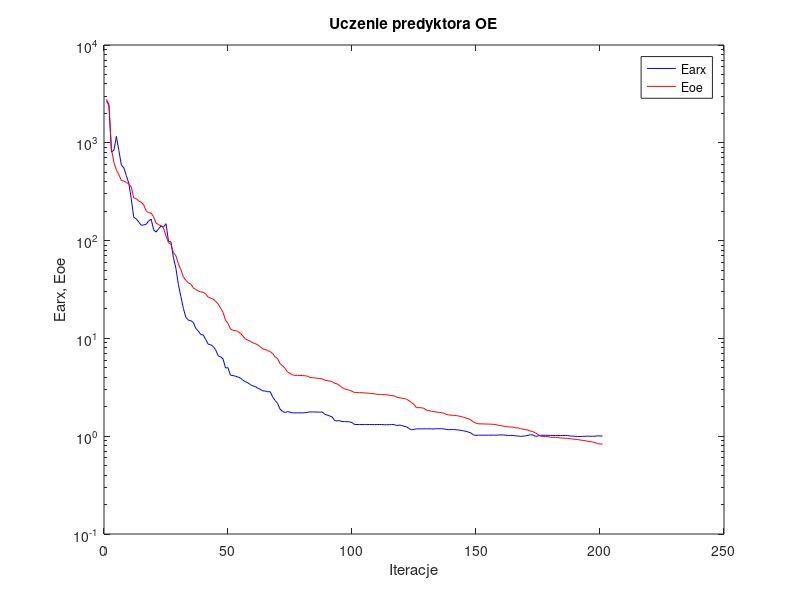
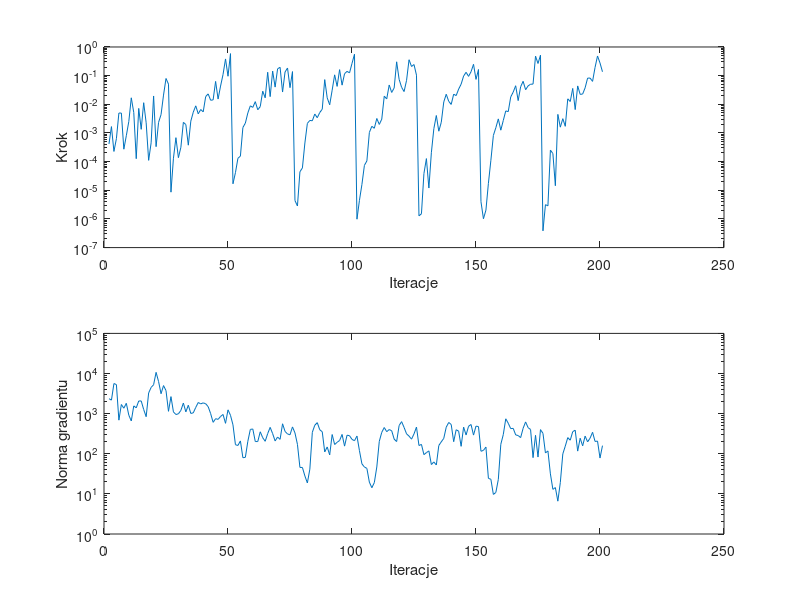

The MATLAB source for these figures, in order:
%uczenie predyktora oe
clear all;
n=0; farx(n+1)=2.695397e+003; foe(n+1)=2.777717e+003; wspucz(n+1)=0.000000e+000; ng(n+1)=0.000000e+000;
%odnowa zmiennej metryki
n=1; farx(n+1)=2.388483e+003; foe(n+1)=2.474896e+003; krok(n+1)=4.129769e-004; ng(n+1)=2.359305e+003;
n=2; farx(n+1)=8.036363e+002; foe(n+1)=8.597452e+002; krok(n+1)=1.667309e-003; ng(n+1)=2.173828e+003;
n=3; farx(n+1)=8.417080e+002; foe(n+1)=6.305896e+002; krok(n+1)=2.266194e-004; ng(n+1)=5.621855e+003;
n=4; farx(n+1)=1.164211e+003; foe(n+1)=5.249380e+002; krok(n+1)=6.328553e-004; ng(n+1)=5.294440e+003;
n=5; farx(n+1)=8.310778e+002; foe(n+1)=4.734094e+002; krok(n+1)=4.949772e-003; ng(n+1)=6.880193e+002;
n=6; farx(n+1)=5.922433e+002; foe(n+1)=4.111860e+002; krok(n+1)=4.944619e-003; ng(n+1)=1.689279e+003;
n=7; farx(n+1)=5.550681e+002; foe(n+1)=4.065333e+002; krok(n+1)=2.714211e-004; ng(n+1)=1.365840e+003;
n=8; farx(n+1)=4.617497e+002; foe(n+1)=3.926789e+002; krok(n+1)=8.031637e-004; ng(n+1)=1.808751e+003;
n=9; farx(n+1)=3.862834e+002; foe(n+1)=3.810399e+002; krok(n+1)=2.513970e-003; ng(n+1)=9.174207e+002;
n=10; farx(n+1)=2.662546e+002; foe(n+1)=3.521188e+002; krok(n+1)=1.684825e-002; ng(n+1)=6.570589e+002;
n=11; farx(n+1)=1.730403e+002; foe(n+1)=2.725326e+002; krok(n+1)=5.173682e-003; ng(n+1)=1.560138e+003;
n=12; farx(n+1)=1.670258e+002; foe(n+1)=2.693585e+002; krok(n+1)=1.266921e-004; ng(n+1)=1.392624e+003;
n=13; farx(n+1)=1.554072e+002; foe(n+1)=2.535656e+002; krok(n+1)=7.191676e-003; ng(n+1)=2.064992e+003;
n=14; farx(n+1)=1.434773e+002; foe(n+1)=2.471992e+002; krok(n+1)=1.339301e-003; ng(n+1)=2.071625e+003;
n=15; farx(n+1)=1.445870e+002; foe(n+1)=2.318889e+002; krok(n+1)=1.136199e-002; ng(n+1)=1.267369e+003;
n=16; farx(n+1)=1.470487e+002; foe(n+1)=2.012459e+002; krok(n+1)=2.260446e-003; ng(n+1)=8.393117e+002;
n=17; farx(n+1)=1.588461e+002; foe(n+1)=1.929316e+002; krok(n+1)=1.107642e-004; ng(n+1)=3.275110e+003;
n=18; farx(n+1)=1.659664e+002; foe(n+1)=1.916610e+002; krok(n+1)=4.532388e-004; ng(n+1)=4.506946e+003;
n=19; farx(n+1)=1.290671e+002; foe(n+1)=1.754032e+002; krok(n+1)=1.952078e-002; ng(n+1)=5.254025e+003;
n=20; farx(n+1)=1.223637e+002; foe(n+1)=1.508173e+002; krok(n+1)=3.325065e-004; ng(n+1)=1.069683e+004;
n=21; farx(n+1)=1.319184e+002; foe(n+1)=1.457968e+002; krok(n+1)=2.337021e-003; ng(n+1)=6.323556e+003;
n=22; farx(n+1)=1.413998e+002; foe(n+1)=1.419713e+002; krok(n+1)=4.372259e-003; ng(n+1)=3.137903e+003;
n=23; farx(n+1)=1.376102e+002; foe(n+1)=1.346337e+002; krok(n+1)=2.097129e-002; ng(n+1)=5.003223e+003;
n=24; farx(n+1)=1.489662e+002; foe(n+1)=1.115273e+002; krok(n+1)=7.959957e-002; ng(n+1)=3.751198e+003;
n=25; farx(n+1)=9.835058e+001; foe(n+1)=9.534842e+001; krok(n+1)=5.059367e-002; ng(n+1)=1.142739e+003;
%odnowa zmiennej metryki
n=26; farx(n+1)=9.685960e+001; foe(n+1)=9.114702e+001; krok(n+1)=8.600086e-006; ng(n+1)=2.656344e+003;
n=27; farx(n+1)=6.685638e+001; foe(n+1)=7.530383e+001; krok(n+1)=1.316664e-004; ng(n+1)=1.103426e+003;
n=28; farx(n+1)=5.190640e+001; foe(n+1)=6.988753e+001; krok(n+1)=6.847610e-004; ng(n+1)=9.517022e+002;
n=29; farx(n+1)=3.544430e+001; foe(n+1)=5.775243e+001; krok(n+1)=1.374196e-004; ng(n+1)=9.896577e+002;
n=30; farx(n+1)=2.677341e+001; foe(n+1)=5.041480e+001; krok(n+1)=3.163070e-004; ng(n+1)=1.206282e+003;
n=31; farx(n+1)=2.025255e+001; foe(n+1)=4.258856e+001; krok(n+1)=2.344633e-003; ng(n+1)=1.838088e+003;
n=32; farx(n+1)=1.647071e+001; foe(n+1)=3.925841e+001; krok(n+1)=1.965086e-003; ng(n+1)=1.105882e+003;
n=33; farx(n+1)=1.536541e+001; foe(n+1)=3.694152e+001; krok(n+1)=3.748417e-004; ng(n+1)=1.621734e+003;
n=34; farx(n+1)=1.517013e+001; foe(n+1)=3.583778e+001; krok(n+1)=2.581388e-003; ng(n+1)=1.011449e+003;
n=35; farx(n+1)=1.460675e+001; foe(n+1)=3.284882e+001; krok(n+1)=5.320104e-003; ng(n+1)=1.046351e+003;
n=36; farx(n+1)=1.267118e+001; foe(n+1)=3.159653e+001; krok(n+1)=8.839546e-003; ng(n+1)=1.431973e+003;
n=37; farx(n+1)=1.192182e+001; foe(n+1)=3.060300e+001; krok(n+1)=4.653602e-003; ng(n+1)=1.894247e+003;
n=38; farx(n+1)=1.096924e+001; foe(n+1)=2.982362e+001; krok(n+1)=6.572826e-003; ng(n+1)=1.752229e+003;
n=39; farx(n+1)=1.085789e+001; foe(n+1)=2.967647e+001; krok(n+1)=5.445782e-003; ng(n+1)=1.854660e+003;
n=40; farx(n+1)=9.757855e+000; foe(n+1)=2.846506e+001; krok(n+1)=1.861441e-002; ng(n+1)=1.764932e+003;
n=41; farx(n+1)=8.741937e+000; foe(n+1)=2.644290e+001; krok(n+1)=2.307159e-002; ng(n+1)=1.493868e+003;
n=42; farx(n+1)=8.612703e+000; foe(n+1)=2.581301e+001; krok(n+1)=1.384117e-002; ng(n+1)=1.000657e+003;
n=43; farx(n+1)=8.284154e+000; foe(n+1)=2.527696e+001; krok(n+1)=1.427439e-002; ng(n+1)=6.071968e+002;
n=44; farx(n+1)=7.650666e+000; foe(n+1)=2.389691e+001; krok(n+1)=6.287977e-002; ng(n+1)=7.483271e+002;
n=45; farx(n+1)=6.656877e+000; foe(n+1)=2.253794e+001; krok(n+1)=1.525498e-002; ng(n+1)=7.201659e+002;
n=46; farx(n+1)=6.480027e+000; foe(n+1)=2.032783e+001; krok(n+1)=4.331299e-002; ng(n+1)=8.498316e+002;
n=47; farx(n+1)=6.166688e+000; foe(n+1)=1.849204e+001; krok(n+1)=1.101559e-001; ng(n+1)=9.537007e+002;
n=48; farx(n+1)=4.982358e+000; foe(n+1)=1.532782e+001; krok(n+1)=3.828290e-001; ng(n+1)=5.735861e+002;
n=49; farx(n+1)=5.021788e+000; foe(n+1)=1.422797e+001; krok(n+1)=9.538763e-002; ng(n+1)=1.243858e+003;
n=50; farx(n+1)=4.208879e+000; foe(n+1)=1.247659e+001; krok(n+1)=5.870903e-001; ng(n+1)=9.081761e+002;
%odnowa zmiennej metryki
n=51; farx(n+1)=4.163362e+000; foe(n+1)=1.210605e+001; krok(n+1)=1.684728e-005; ng(n+1)=5.266303e+002;
n=52; farx(n+1)=4.114782e+000; foe(n+1)=1.199565e+001; krok(n+1)=4.120586e-005; ng(n+1)=1.681105e+002;
n=53; farx(n+1)=4.023144e+000; foe(n+1)=1.178692e+001; krok(n+1)=1.307587e-004; ng(n+1)=1.608693e+002;
n=54; farx(n+1)=3.931336e+000; foe(n+1)=1.126089e+001; krok(n+1)=1.554679e-004; ng(n+1)=2.089240e+002;
n=55; farx(n+1)=3.732683e+000; foe(n+1)=1.058937e+001; krok(n+1)=1.548346e-003; ng(n+1)=7.966679e+001;
n=56; farx(n+1)=3.609557e+000; foe(n+1)=9.885110e+000; krok(n+1)=2.209886e-003; ng(n+1)=8.149444e+001;
n=57; farx(n+1)=3.510149e+000; foe(n+1)=9.557417e+000; krok(n+1)=5.000456e-003; ng(n+1)=2.046158e+002;
n=58; farx(n+1)=3.377634e+000; foe(n+1)=9.355486e+000; krok(n+1)=8.839546e-003; ng(n+1)=4.040460e+002;
n=59; farx(n+1)=3.260847e+000; foe(n+1)=9.031875e+000; krok(n+1)=7.805422e-003; ng(n+1)=4.148571e+002;
n=60; farx(n+1)=3.224877e+000; foe(n+1)=8.845060e+000; krok(n+1)=1.238474e-002; ng(n+1)=2.015271e+002;
n=61; farx(n+1)=3.086416e+000; foe(n+1)=8.583291e+000; krok(n+1)=6.446985e-003; ng(n+1)=2.014427e+002;
n=62; farx(n+1)=3.017962e+000; foe(n+1)=8.249319e+000; krok(n+1)=8.309325e-003; ng(n+1)=3.527755e+002;
n=63; farx(n+1)=2.909722e+000; foe(n+1)=7.820257e+000; krok(n+1)=2.876670e-002; ng(n+1)=2.510938e+002;
n=64; farx(n+1)=2.897534e+000; foe(n+1)=7.709755e+000; krok(n+1)=1.685330e-002; ng(n+1)=2.046680e+002;
n=65; farx(n+1)=2.845102e+000; foe(n+1)=7.487458e+000; krok(n+1)=1.312690e-001; ng(n+1)=3.180219e+002;
n=66; farx(n+1)=2.854485e+000; foe(n+1)=7.356183e+000; krok(n+1)=1.853599e-002; ng(n+1)=4.546415e+002;
n=67; farx(n+1)=2.523582e+000; foe(n+1)=6.989971e+000; krok(n+1)=1.440814e-001; ng(n+1)=3.172338e+002;
n=68; farx(n+1)=2.319555e+000; foe(n+1)=6.478398e+000; krok(n+1)=3.982240e-002; ng(n+1)=2.086656e+002;
n=69; farx(n+1)=2.159873e+000; foe(n+1)=6.218746e+000; krok(n+1)=1.732520e-001; ng(n+1)=2.610437e+002;
n=70; farx(n+1)=1.889752e+000; foe(n+1)=5.512819e+000; krok(n+1)=1.952188e-001; ng(n+1)=2.286366e+002;
n=71; farx(n+1)=1.791273e+000; foe(n+1)=5.256689e+000; krok(n+1)=2.679765e-002; ng(n+1)=5.587391e+002;
n=72; farx(n+1)=1.744478e+000; foe(n+1)=4.932828e+000; krok(n+1)=1.338969e-001; ng(n+1)=3.605986e+002;
n=73; farx(n+1)=1.788180e+000; foe(n+1)=4.530811e+000; krok(n+1)=1.845727e-001; ng(n+1)=3.117282e+002;
n=74; farx(n+1)=1.758959e+000; foe(n+1)=4.394026e+000; krok(n+1)=3.809820e-002; ng(n+1)=2.971272e+002;
n=75; farx(n+1)=1.733016e+000; foe(n+1)=4.227567e+000; krok(n+1)=1.387085e-001; ng(n+1)=4.668482e+002;
%odnowa zmiennej metryki
n=76; farx(n+1)=1.732282e+000; foe(n+1)=4.190875e+000; krok(n+1)=4.389010e-006; ng(n+1)=3.309217e+002;
n=77; farx(n+1)=1.732213e+000; foe(n+1)=4.184443e+000; krok(n+1)=2.828453e-006; ng(n+1)=1.713677e+002;
n=78; farx(n+1)=1.732397e+000; foe(n+1)=4.179119e+000; krok(n+1)=4.439098e-005; ng(n+1)=4.559748e+001;
n=79; farx(n+1)=1.734533e+000; foe(n+1)=4.170631e+000; krok(n+1)=6.013826e-005; ng(n+1)=4.553788e+001;
n=80; farx(n+1)=1.736186e+000; foe(n+1)=4.148828e+000; krok(n+1)=4.465626e-004; ng(n+1)=2.801671e+001;
n=81; farx(n+1)=1.749672e+000; foe(n+1)=4.112564e+000; krok(n+1)=2.156159e-003; ng(n+1)=1.873716e+001;
n=82; farx(n+1)=1.772009e+000; foe(n+1)=3.992737e+000; krok(n+1)=2.739044e-003; ng(n+1)=4.129958e+001;
n=83; farx(n+1)=1.771366e+000; foe(n+1)=3.966866e+000; krok(n+1)=2.660052e-003; ng(n+1)=3.426123e+002;
n=84; farx(n+1)=1.768211e+000; foe(n+1)=3.945575e+000; krok(n+1)=4.579955e-003; ng(n+1)=5.150014e+002;
n=85; farx(n+1)=1.766909e+000; foe(n+1)=3.904014e+000; krok(n+1)=3.400118e-003; ng(n+1)=5.960859e+002;
n=86; farx(n+1)=1.760574e+000; foe(n+1)=3.891247e+000; krok(n+1)=5.167850e-003; ng(n+1)=3.960093e+002;
n=87; farx(n+1)=1.768580e+000; foe(n+1)=3.860734e+000; krok(n+1)=6.728198e-003; ng(n+1)=3.537046e+002;
n=88; farx(n+1)=1.677250e+000; foe(n+1)=3.743472e+000; krok(n+1)=7.262643e-002; ng(n+1)=1.109848e+002;
n=89; farx(n+1)=1.645042e+000; foe(n+1)=3.704701e+000; krok(n+1)=1.680696e-002; ng(n+1)=1.477760e+002;
n=90; farx(n+1)=1.608400e+000; foe(n+1)=3.662237e+000; krok(n+1)=9.600724e-003; ng(n+1)=9.363281e+001;
n=91; farx(n+1)=1.575428e+000; foe(n+1)=3.608056e+000; krok(n+1)=3.112854e-002; ng(n+1)=3.014777e+002;
n=92; farx(n+1)=1.442772e+000; foe(n+1)=3.470181e+000; krok(n+1)=1.067078e-001; ng(n+1)=1.699742e+002;
n=93; farx(n+1)=1.435724e+000; foe(n+1)=3.426395e+000; krok(n+1)=4.219480e-002; ng(n+1)=1.929327e+002;
n=94; farx(n+1)=1.441210e+000; foe(n+1)=3.299425e+000; krok(n+1)=1.620110e-001; ng(n+1)=2.143162e+002;
n=95; farx(n+1)=1.411537e+000; foe(n+1)=3.142636e+000; krok(n+1)=4.663036e-002; ng(n+1)=3.029246e+002;
n=96; farx(n+1)=1.410972e+000; foe(n+1)=3.051281e+000; krok(n+1)=1.171506e-001; ng(n+1)=1.550200e+002;
n=97; farx(n+1)=1.406978e+000; foe(n+1)=3.001972e+000; krok(n+1)=1.409038e-001; ng(n+1)=2.903365e+002;
n=98; farx(n+1)=1.403128e+000; foe(n+1)=2.950244e+000; krok(n+1)=1.249482e-001; ng(n+1)=2.821604e+002;
n=99; farx(n+1)=1.378561e+000; foe(n+1)=2.878157e+000; krok(n+1)=2.675301e-001; ng(n+1)=2.279541e+002;
n=100; farx(n+1)=1.317571e+000; foe(n+1)=2.797108e+000; krok(n+1)=5.596492e-001; ng(n+1)=2.114583e+002;
%odnowa zmiennej metryki
n=101; farx(n+1)=1.317411e+000; foe(n+1)=2.791562e+000; krok(n+1)=9.801052e-007; ng(n+1)=2.763274e+002;
n=102; farx(n+1)=1.316477e+000; foe(n+1)=2.786958e+000; krok(n+1)=4.457231e-006; ng(n+1)=1.196654e+002;
n=103; farx(n+1)=1.315666e+000; foe(n+1)=2.782645e+000; krok(n+1)=1.602043e-005; ng(n+1)=5.593745e+001;
n=104; farx(n+1)=1.315897e+000; foe(n+1)=2.772699e+000; krok(n+1)=7.411092e-005; ng(n+1)=4.680517e+001;
n=105; farx(n+1)=1.315135e+000; foe(n+1)=2.761970e+000; krok(n+1)=1.058381e-004; ng(n+1)=4.315224e+001;
n=106; farx(n+1)=1.317315e+000; foe(n+1)=2.746544e+000; krok(n+1)=1.040497e-003; ng(n+1)=1.960496e+001;
n=107; farx(n+1)=1.316798e+000; foe(n+1)=2.728357e+000; krok(n+1)=1.708199e-003; ng(n+1)=1.424115e+001;
n=108; farx(n+1)=1.313569e+000; foe(n+1)=2.713486e+000; krok(n+1)=1.457199e-003; ng(n+1)=1.907665e+001;
n=109; farx(n+1)=1.318493e+000; foe(n+1)=2.678950e+000; krok(n+1)=3.199545e-003; ng(n+1)=4.681395e+001;
n=110; farx(n+1)=1.316549e+000; foe(n+1)=2.673535e+000; krok(n+1)=1.982946e-003; ng(n+1)=2.036685e+002;
n=111; farx(n+1)=1.318010e+000; foe(n+1)=2.668604e+000; krok(n+1)=3.035901e-003; ng(n+1)=3.419710e+002;
n=112; farx(n+1)=1.309192e+000; foe(n+1)=2.659415e+000; krok(n+1)=1.916385e-002; ng(n+1)=4.506734e+002;
n=113; farx(n+1)=1.311889e+000; foe(n+1)=2.653318e+000; krok(n+1)=1.543251e-002; ng(n+1)=3.549489e+002;
n=114; farx(n+1)=1.309175e+000; foe(n+1)=2.628389e+000; krok(n+1)=4.715694e-002; ng(n+1)=4.011789e+002;
n=115; farx(n+1)=1.317192e+000; foe(n+1)=2.605968e+000; krok(n+1)=2.594061e-002; ng(n+1)=3.751119e+002;
n=116; farx(n+1)=1.314234e+000; foe(n+1)=2.583154e+000; krok(n+1)=3.715822e-002; ng(n+1)=2.317331e+002;
n=117; farx(n+1)=1.285601e+000; foe(n+1)=2.509845e+000; krok(n+1)=3.040920e-001; ng(n+1)=2.014509e+002;
n=118; farx(n+1)=1.299303e+000; foe(n+1)=2.472056e+000; krok(n+1)=7.417628e-002; ng(n+1)=5.055238e+002;
n=119; farx(n+1)=1.289503e+000; foe(n+1)=2.452412e+000; krok(n+1)=3.917546e-002; ng(n+1)=6.322483e+002;
n=120; farx(n+1)=1.261223e+000; foe(n+1)=2.419003e+000; krok(n+1)=2.782508e-002; ng(n+1)=4.525973e+002;
n=121; farx(n+1)=1.248601e+000; foe(n+1)=2.397283e+000; krok(n+1)=6.864555e-002; ng(n+1)=3.133697e+002;
n=122; farx(n+1)=1.196761e+000; foe(n+1)=2.298306e+000; krok(n+1)=3.589327e-001; ng(n+1)=2.747776e+002;
n=123; farx(n+1)=1.160163e+000; foe(n+1)=2.206780e+000; krok(n+1)=2.088018e-001; ng(n+1)=2.310335e+002;
n=124; farx(n+1)=1.175659e+000; foe(n+1)=2.107696e+000; krok(n+1)=2.440422e-001; ng(n+1)=3.126553e+002;
n=125; farx(n+1)=1.188280e+000; foe(n+1)=1.958977e+000; krok(n+1)=1.039503e-001; ng(n+1)=4.625057e+002;
%odnowa zmiennej metryki
n=126; farx(n+1)=1.188394e+000; foe(n+1)=1.957083e+000; krok(n+1)=1.283643e-006; ng(n+1)=1.604312e+002;
n=127; farx(n+1)=1.188714e+000; foe(n+1)=1.953889e+000; krok(n+1)=1.510116e-006; ng(n+1)=1.711823e+002;
n=128; farx(n+1)=1.190252e+000; foe(n+1)=1.928104e+000; krok(n+1)=3.834757e-005; ng(n+1)=9.508277e+001;
n=129; farx(n+1)=1.189644e+000; foe(n+1)=1.842259e+000; krok(n+1)=1.275185e-004; ng(n+1)=1.066872e+002;
n=130; farx(n+1)=1.190607e+000; foe(n+1)=1.830698e+000; krok(n+1)=1.197415e-005; ng(n+1)=1.178928e+002;
n=131; farx(n+1)=1.188207e+000; foe(n+1)=1.802549e+000; krok(n+1)=2.045211e-004; ng(n+1)=5.381628e+001;
n=132; farx(n+1)=1.185359e+000; foe(n+1)=1.786337e+000; krok(n+1)=1.409339e-003; ng(n+1)=6.256233e+001;
n=133; farx(n+1)=1.194013e+000; foe(n+1)=1.764875e+000; krok(n+1)=4.064431e-003; ng(n+1)=5.244989e+001;
n=134; farx(n+1)=1.193341e+000; foe(n+1)=1.754859e+000; krok(n+1)=1.151566e-003; ng(n+1)=1.606194e+002;
n=135; farx(n+1)=1.193382e+000; foe(n+1)=1.739372e+000; krok(n+1)=2.364726e-003; ng(n+1)=1.982750e+002;
n=136; farx(n+1)=1.187801e+000; foe(n+1)=1.719201e+000; krok(n+1)=1.207035e-002; ng(n+1)=2.417930e+002;
n=137; farx(n+1)=1.172114e+000; foe(n+1)=1.671070e+000; krok(n+1)=2.243330e-002; ng(n+1)=4.602277e+002;
n=138; farx(n+1)=1.168164e+000; foe(n+1)=1.650986e+000; krok(n+1)=1.270603e-002; ng(n+1)=6.023854e+002;
n=139; farx(n+1)=1.169071e+000; foe(n+1)=1.639139e+000; krok(n+1)=9.907068e-003; ng(n+1)=5.368571e+002;
n=140; farx(n+1)=1.170154e+000; foe(n+1)=1.631201e+000; krok(n+1)=2.258989e-002; ng(n+1)=1.999047e+002;
n=141; farx(n+1)=1.164113e+000; foe(n+1)=1.626429e+000; krok(n+1)=2.011176e-002; ng(n+1)=3.968214e+002;
n=142; farx(n+1)=1.156733e+000; foe(n+1)=1.607565e+000; krok(n+1)=3.393376e-002; ng(n+1)=3.654065e+002;
n=143; farx(n+1)=1.148079e+000; foe(n+1)=1.589762e+000; krok(n+1)=5.034993e-002; ng(n+1)=1.532664e+002;
n=144; farx(n+1)=1.132848e+000; foe(n+1)=1.559850e+000; krok(n+1)=9.676700e-002; ng(n+1)=4.613734e+002;
n=145; farx(n+1)=1.120737e+000; foe(n+1)=1.529795e+000; krok(n+1)=1.307960e-001; ng(n+1)=2.937184e+002;
n=146; farx(n+1)=1.101789e+000; foe(n+1)=1.506864e+000; krok(n+1)=9.431389e-002; ng(n+1)=4.841210e+002;
n=147; farx(n+1)=1.076290e+000; foe(n+1)=1.459793e+000; krok(n+1)=1.372747e-001; ng(n+1)=5.361072e+002;
n=148; farx(n+1)=1.031038e+000; foe(n+1)=1.400763e+000; krok(n+1)=2.488881e-001; ng(n+1)=2.919343e+002;
n=149; farx(n+1)=1.020282e+000; foe(n+1)=1.362003e+000; krok(n+1)=7.401336e-002; ng(n+1)=4.882709e+002;
n=150; farx(n+1)=1.024445e+000; foe(n+1)=1.339542e+000; krok(n+1)=1.639493e-001; ng(n+1)=4.753359e+002;
%odnowa zmiennej metryki
n=151; farx(n+1)=1.024377e+000; foe(n+1)=1.336627e+000; krok(n+1)=4.005108e-006; ng(n+1)=1.154587e+002;
n=152; farx(n+1)=1.024419e+000; foe(n+1)=1.335604e+000; krok(n+1)=1.016110e-006; ng(n+1)=1.215111e+002;
n=153; farx(n+1)=1.024549e+000; foe(n+1)=1.332374e+000; krok(n+1)=2.026605e-006; ng(n+1)=1.467594e+002;
n=154; farx(n+1)=1.024454e+000; foe(n+1)=1.331504e+000; krok(n+1)=1.747381e-005; ng(n+1)=2.439266e+001;
n=155; farx(n+1)=1.025211e+000; foe(n+1)=1.326905e+000; krok(n+1)=1.116382e-004; ng(n+1)=2.310726e+001;
n=156; farx(n+1)=1.025054e+000; foe(n+1)=1.322087e+000; krok(n+1)=8.178849e-004; ng(n+1)=9.694252e+000;
n=157; farx(n+1)=1.023286e+000; foe(n+1)=1.314248e+000; krok(n+1)=1.524981e-003; ng(n+1)=1.083595e+001;
n=158; farx(n+1)=1.029242e+000; foe(n+1)=1.290194e+000; krok(n+1)=3.096185e-003; ng(n+1)=2.290033e+001;
n=159; farx(n+1)=1.030161e+000; foe(n+1)=1.283220e+000; krok(n+1)=1.250114e-003; ng(n+1)=1.718200e+002;
n=160; farx(n+1)=1.029926e+000; foe(n+1)=1.266354e+000; krok(n+1)=2.728971e-003; ng(n+1)=3.002970e+002;
n=161; farx(n+1)=1.023070e+000; foe(n+1)=1.256507e+000; krok(n+1)=5.879413e-003; ng(n+1)=7.434473e+002;
n=162; farx(n+1)=1.018460e+000; foe(n+1)=1.246872e+000; krok(n+1)=5.548179e-003; ng(n+1)=5.765438e+002;
n=163; farx(n+1)=1.017610e+000; foe(n+1)=1.241818e+000; krok(n+1)=1.809047e-002; ng(n+1)=4.228719e+002;
n=164; farx(n+1)=1.018586e+000; foe(n+1)=1.237345e+000; krok(n+1)=2.667694e-002; ng(n+1)=4.293841e+002;
n=165; farx(n+1)=1.007924e+000; foe(n+1)=1.219598e+000; krok(n+1)=4.446078e-002; ng(n+1)=2.951886e+002;
n=166; farx(n+1)=1.005354e+000; foe(n+1)=1.213904e+000; krok(n+1)=1.345452e-002; ng(n+1)=2.845389e+002;
n=167; farx(n+1)=9.962313e-001; foe(n+1)=1.194971e+000; krok(n+1)=4.111242e-002; ng(n+1)=2.526844e+002;
n=168; farx(n+1)=1.001190e+000; foe(n+1)=1.180848e+000; krok(n+1)=6.345766e-002; ng(n+1)=4.314097e+002;
n=169; farx(n+1)=1.007763e+000; foe(n+1)=1.168489e+000; krok(n+1)=3.230408e-002; ng(n+1)=6.217574e+002;
n=170; farx(n+1)=1.019380e+000; foe(n+1)=1.153132e+000; krok(n+1)=4.382471e-002; ng(n+1)=4.478712e+002;
n=171; farx(n+1)=1.036953e+000; foe(n+1)=1.127590e+000; krok(n+1)=5.005537e-002; ng(n+1)=4.023100e+002;
n=172; farx(n+1)=1.027327e+000; foe(n+1)=1.111414e+000; krok(n+1)=5.079872e-002; ng(n+1)=7.999896e+001;
n=173; farx(n+1)=9.955022e-001; foe(n+1)=1.079588e+000; krok(n+1)=4.787134e-001; ng(n+1)=2.883734e+002;
n=174; farx(n+1)=1.006773e+000; foe(n+1)=1.042626e+000; krok(n+1)=2.656312e-001; ng(n+1)=8.278731e+001;
n=175; farx(n+1)=1.021310e+000; foe(n+1)=1.000358e+000; krok(n+1)=5.166865e-001; ng(n+1)=3.997868e+002;
%odnowa zmiennej metryki
n=176; farx(n+1)=1.021294e+000; foe(n+1)=9.963727e-001; krok(n+1)=3.842213e-007; ng(n+1)=3.227536e+002;
n=177; farx(n+1)=1.021376e+000; foe(n+1)=9.930713e-001; krok(n+1)=3.144761e-006; ng(n+1)=1.047504e+002;
n=178; farx(n+1)=1.021444e+000; foe(n+1)=9.907522e-001; krok(n+1)=2.865922e-006; ng(n+1)=1.176400e+002;
n=179; farx(n+1)=1.018397e+000; foe(n+1)=9.748502e-001; krok(n+1)=2.517331e-004; ng(n+1)=3.150993e+001;
n=180; farx(n+1)=1.018357e+000; foe(n+1)=9.734639e-001; krok(n+1)=1.915864e-004; ng(n+1)=1.297424e+001;
n=181; farx(n+1)=1.018387e+000; foe(n+1)=9.733123e-001; krok(n+1)=1.442554e-005; ng(n+1)=1.435279e+001;
n=182; farx(n+1)=1.018248e+000; foe(n+1)=9.683733e-001; krok(n+1)=4.447430e-003; ng(n+1)=6.582543e+000;
n=183; farx(n+1)=1.016497e+000; foe(n+1)=9.594830e-001; krok(n+1)=1.593673e-003; ng(n+1)=1.916999e+001;
n=184; farx(n+1)=1.016767e+000; foe(n+1)=9.570261e-001; krok(n+1)=3.151553e-003; ng(n+1)=9.922249e+001;
n=185; farx(n+1)=1.019363e+000; foe(n+1)=9.537147e-001; krok(n+1)=1.705737e-003; ng(n+1)=1.549175e+002;
n=186; farx(n+1)=1.015070e+000; foe(n+1)=9.516295e-001; krok(n+1)=1.551534e-002; ng(n+1)=2.525961e+002;
n=187; farx(n+1)=1.004610e+000; foe(n+1)=9.438091e-001; krok(n+1)=1.251384e-002; ng(n+1)=2.177673e+002;
n=188; farx(n+1)=1.002219e+000; foe(n+1)=9.346810e-001; krok(n+1)=3.579274e-002; ng(n+1)=3.555805e+002;
n=189; farx(n+1)=9.975051e-001; foe(n+1)=9.294934e-001; krok(n+1)=6.543079e-003; ng(n+1)=3.871209e+002;
n=190; farx(n+1)=9.934533e-001; foe(n+1)=9.244364e-001; krok(n+1)=4.382471e-002; ng(n+1)=1.164167e+002;
n=191; farx(n+1)=9.932060e-001; foe(n+1)=9.145078e-001; krok(n+1)=2.219272e-002; ng(n+1)=2.436549e+002;
n=192; farx(n+1)=9.960438e-001; foe(n+1)=9.067393e-001; krok(n+1)=2.279678e-002; ng(n+1)=1.576769e+002;
n=193; farx(n+1)=9.971294e-001; foe(n+1)=8.998196e-001; krok(n+1)=3.763810e-002; ng(n+1)=2.751235e+002;
n=194; farx(n+1)=1.002744e+000; foe(n+1)=8.880659e-001; krok(n+1)=8.191626e-002; ng(n+1)=1.981083e+002;
n=195; farx(n+1)=9.983956e-001; foe(n+1)=8.798940e-001; krok(n+1)=8.222485e-002; ng(n+1)=2.447368e+002;
n=196; farx(n+1)=9.977828e-001; foe(n+1)=8.749020e-001; krok(n+1)=6.306675e-002; ng(n+1)=3.431255e+002;
n=197; farx(n+1)=1.000175e+000; foe(n+1)=8.587546e-001; krok(n+1)=1.931257e-001; ng(n+1)=2.029145e+002;
n=198; farx(n+1)=1.009080e+000; foe(n+1)=8.409778e-001; krok(n+1)=4.854776e-001; ng(n+1)=2.066455e+002;
n=199; farx(n+1)=1.006901e+000; foe(n+1)=8.324194e-001; krok(n+1)=2.762929e-001; ng(n+1)=7.825559e+001;
n=200; farx(n+1)=1.002685e+000; foe(n+1)=8.290254e-001; krok(n+1)=1.365319e-001; ng(n+1)=1.592955e+002;

figure; semilogy(farx,'b'); hold on; semilogy(foe,'r'); xlabel('Iteracje'); ylabel('Earx, Eoe'); legend('Earx','Eoe'); title('Uczenie predyktora OE');
figure; subplot(2,1,1); semilogy(krok); xlabel('Iteracje'); ylabel('Krok');
subplot(2,1,2); semilogy(ng); xlabel('Iteracje'); ylabel('Norma gradientu');
Earx=farx(n+1)
Eoe=foe(n+1)
